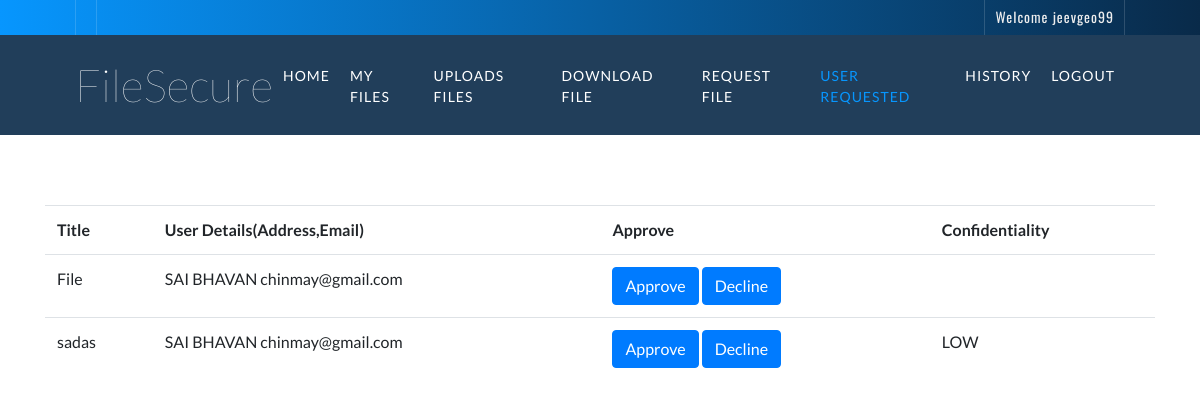
Screenshot of /encrypted/request.php (signed in) with the database file from the repository.
### tables this page shows
CREATE TABLE IF NOT EXISTS `file_request` (
  `id` int(11) NOT NULL AUTO_INCREMENT,
  `file_id` varchar(100) NOT NULL,
  `username` varchar(100) NOT NULL,
  `status` varchar(100) NOT NULL,
  `owner_id` varchar(100) NOT NULL,
  `path` varchar(255) NOT NULL,
  PRIMARY KEY (`id`)
);

CREATE TABLE IF NOT EXISTS `files` (
  `id` int(11) NOT NULL AUTO_INCREMENT,
  `title` varchar(255) NOT NULL,
  `description` text NOT NULL,
  `file` varchar(255) NOT NULL,
  `username` varchar(255) NOT NULL,
  `updated_time` datetime NOT NULL DEFAULT CURRENT_TIMESTAMP,
  `Confidentiality` varchar(20) DEFAULT NULL,
  PRIMARY KEY (`id`)
);

CREATE TABLE IF NOT EXISTS `register` (
  `id` int(11) NOT NULL AUTO_INCREMENT,
  `name` varchar(100) NOT NULL,
  `username` varchar(100) NOT NULL,
  `password` varchar(100) NOT NULL,
  `gender` varchar(20) DEFAULT NULL,
  `course` varchar(100) NOT NULL,
  `email` varchar(100) NOT NULL,
  `address` varchar(255) NOT NULL,
  PRIMARY KEY (`id`),
  UNIQUE KEY `email` (`email`),
  UNIQUE KEY `username` (`username`)
);

### encrypted/request.php (the view, shortened to what this page needs)
<?php
include("header2.php");
?>
  <div class="service mt-125">
            <div class="container">
<?php
include("db/connection.php");
mysqli_query($con,"update file_request set status='Decline' where id='$_REQUEST[file_id]' ");
echo "<table class='table'>";
  echo "<tr><th>Title </th><th>User Details(Address,Email)</th><th> Approve</th><th>Confidentiality</th></tr>";
$result = mysqli_query($con,"SELECT * FROM  file_request where owner_id='$_SESSION[login_user]' ") or die('Could not connect: ' . mysqli_error($con));
while($row = mysqli_fetch_array($result))
  {
	$result2 = mysqli_query($con,"SELECT * FROM  register where username='$row[username]' ") or die('Could not connect: ' . mysqli_error($con));
	$row2 = mysqli_fetch_array($result2);
$address=$row2['address'];
$email=$row2['email'];
$result2 = mysqli_query($con,"SELECT * FROM  files where id='$row[file_id]' ") or die('Could not connect: ' . mysqli_error($con));
$row2 = mysqli_fetch_array($result2);
	  echo "<tr><td>$row2[title]  </td><td>$row[name] $address $email</td><td>";
	  if($row['path']=="")
echo	  "<a href='approve.php?file_id=$row[file_id]&rid=$row[id]' class='btn btn-primary'>Approve</a>
<a href='?file_id=$row[id]&rid=$row[id]' class='btn btn-primary'>Decline</a></td><td>$row2[Confidentiality]</td>
$row[status]
";
	  else
	  {
		  echo "Already Approved";
	  }
	  echo "</td></tr>";
  }
echo "</table>";
?>

### css/style.css (style rules this page uses)
body { color: #797979; background: #ffffff; font-family: 'Lato', sans-serif; }
a { color: #454545; transition: .3s; }
@media (min-width: 992px) { .mt-125 { margin-top: 125px; } }
.service { position: relative; width: 100%; padding: 45px 0 15px 0; }

### rows the page displays
file_request: file.title "File", register.address "SAI BHAVAN", register.email "chinmay@gmail.com"
file_request: file.title "sadas", register.address "SAI BHAVAN", register.email "chinmay@gmail.com", file.Confidentiality "LOW"

### other values shown
$_SESSION['login_name'] "jeevgeo99"
